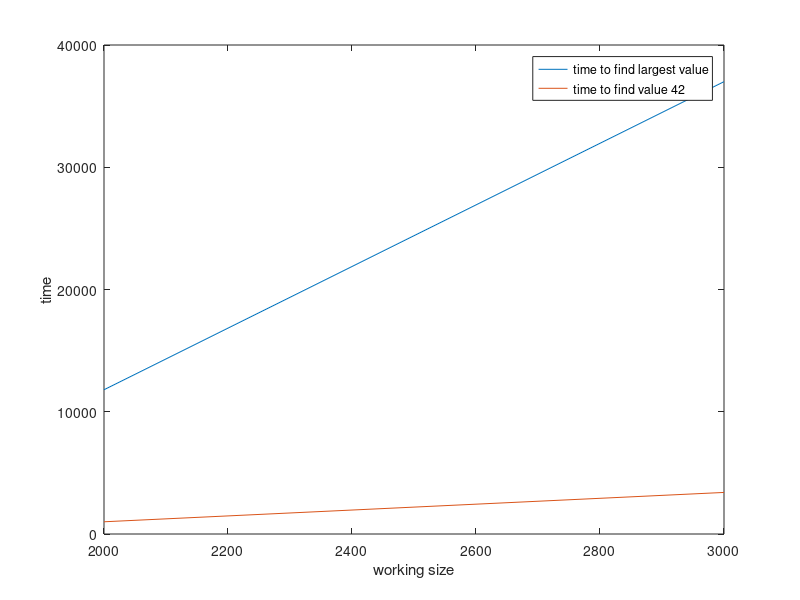

Recreate this plot in MATLAB.

ylim([0 40000]);
xlim([0 3000]);
time_to_42 = [1000, 3400];
working_size = [2000, 3000];
time_to_largest = [11800, 37000];
plot(working_size, time_to_largest)
hold on
plot(working_size, time_to_42)
hold off
xlabel('working size')
ylabel('time')
legend('time to find largest value','time to find value 42')



